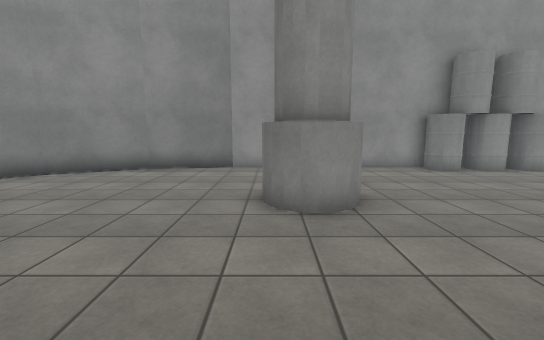
View 1 (above)

17 first-person views from a walk through a Unity game level. The camera is 1.4 m above the floor, tilts 8° down and sees 90° across. The floor is counted in squares, 1 m on a side. Each view is taken from the middle of a square. On the plan, view 1 faces up. The plan holds only what a view shows up to about 13 squares ahead; the rest is blank. The place goes on beyond the plan. The player is left out. Surface patterns are stand-ins for the level's own textures.

View 2
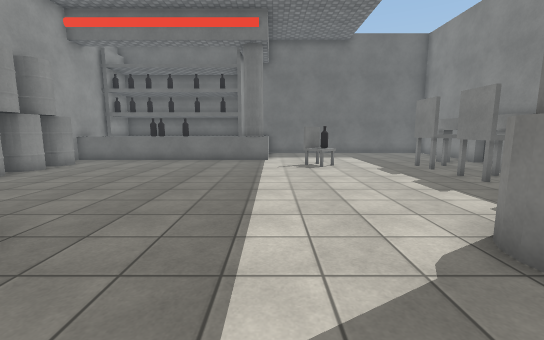

View 3
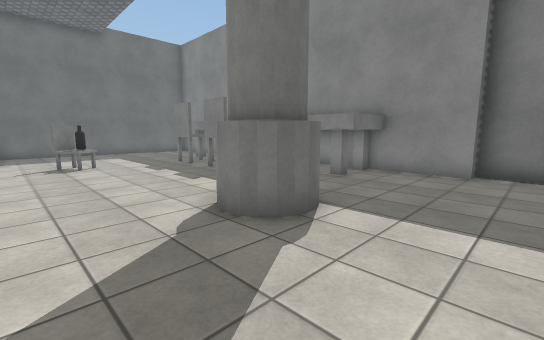

View 4
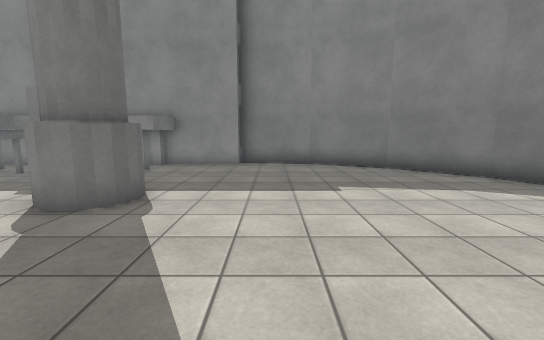

View 5
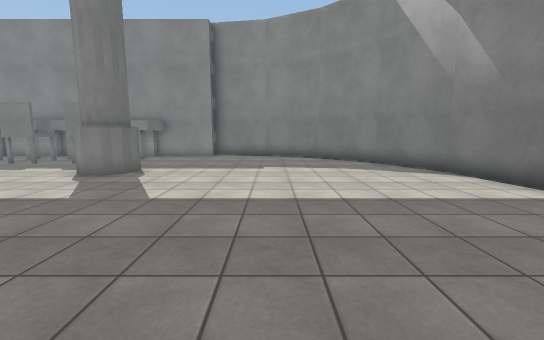

View 6
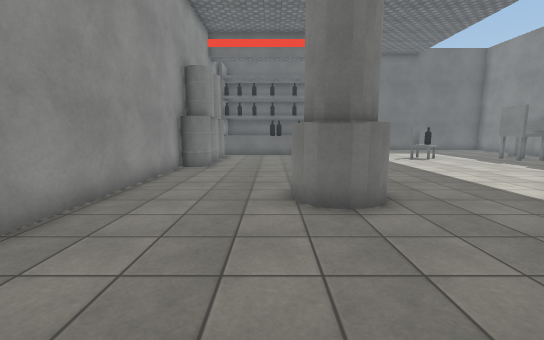

View 7
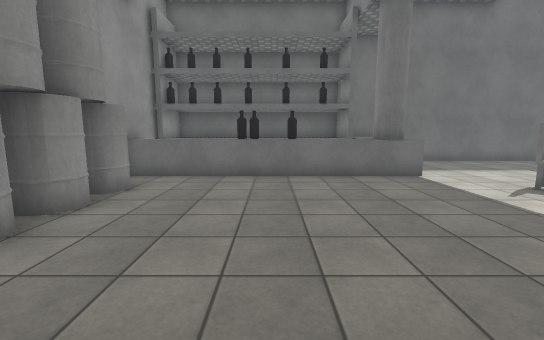

View 8
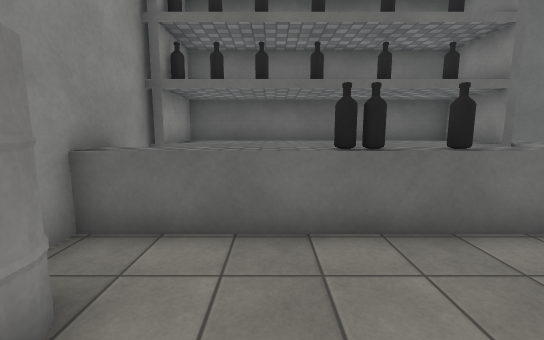

View 9
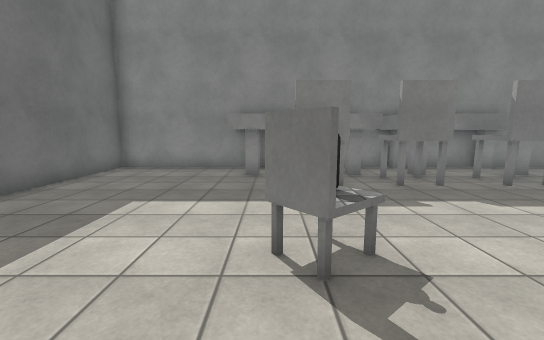

View 10
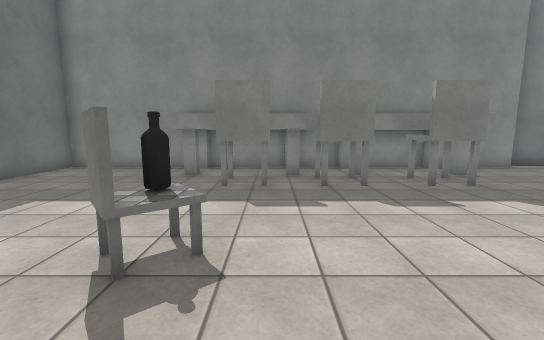

View 11
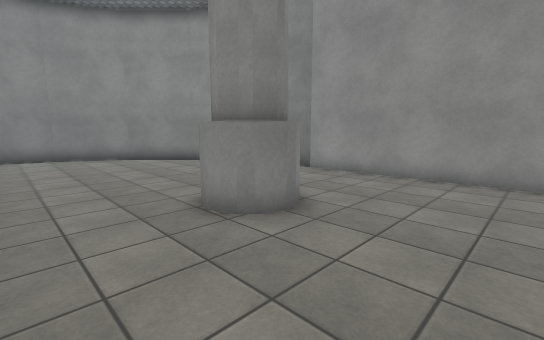

View 12
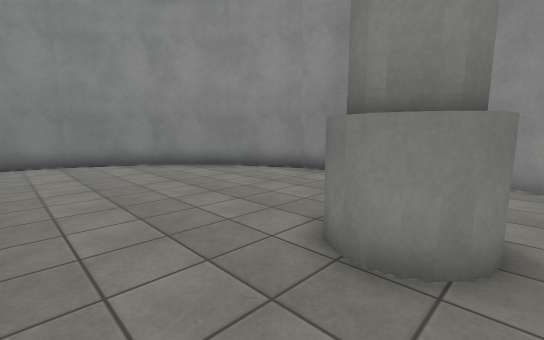

View 13
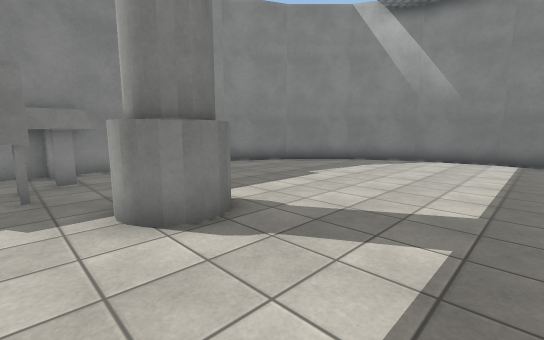

View 14
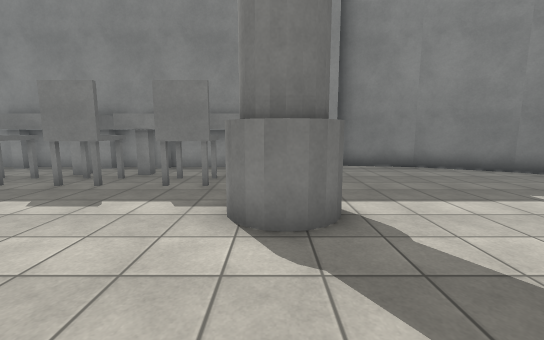

View 15
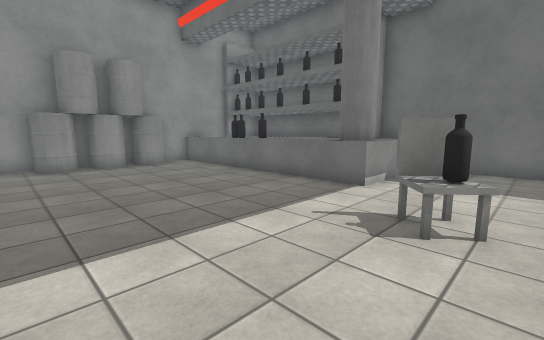

View 16
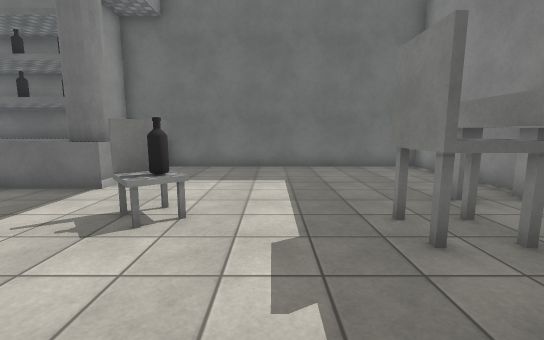

View 17
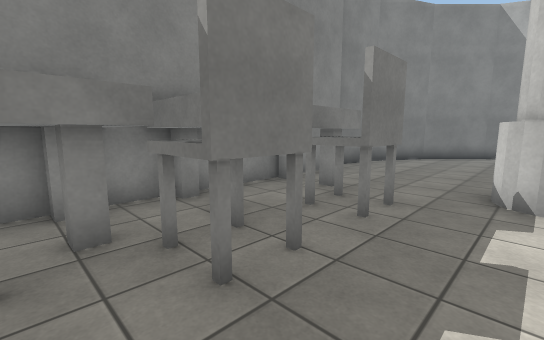

### Floor plan
Key: @ floor where view 1 was taken; # wall or solid block; . floor; ^ raised ledge; B barrel; C white cylinder; H chair; T table; O other object.
Columns run from 12 left of view 1 to 16 right of it. Each row starts with its distance up from view 1.
 11         ###################
 10      ####.........BBBBB.^ ^^#
  9     ##..................^ ^^#
  8    ##...................^ ^^#
  7   ##....................O ^^#
  6  ##.........CCC.........^ ^^#
  5  #..........CCC.........O ^^#
  4  #......................^ ^^#
  3  #......................^^^^#
  2 ##......................#^^^^
  1 #.......................#^^^#
  0 #...........@...............#
 -1 ##...................HH.....#
 -2  #..........CC.......H......#
 -3  #..........CCC.............#
 -4  ##..........C..............#
 -5   #............HH.HHHH......#
 -6   ##...........HH.HHHH......#
 -7    ##........TTTTTTTTTTT....#
 -8     ###......TT  TTTT TT....#
 -9       #######################

Where each view was taken, in squares from view 1:
view 1: 0 up, 0 right, facing up
view 2: 1 up, 2 left, facing right
view 3: 1 up, 3 left, facing down-right
view 4: 3 up, 3 left, facing down
view 5: 7 up, 5 left, facing down
view 6: 7 up, 5 left, facing right
view 7: 6 up, 3 right, facing right
view 8: 8 up, 8 right, facing right
view 9: 2 up, 10 right, facing down
view 10: 2 up, 8 right, facing down
view 11: 2 up, 5 right, facing up-left
view 12: 2 up, 2 right, facing up-left
view 13: 2 up, 3 right, facing down-left
view 14: 2 up, 1 right, facing down
view 15: 2 down, 5 right, facing up-right
view 16: 3 down, 5 right, facing right
view 17: 3 down, 8 right, facing down-left
